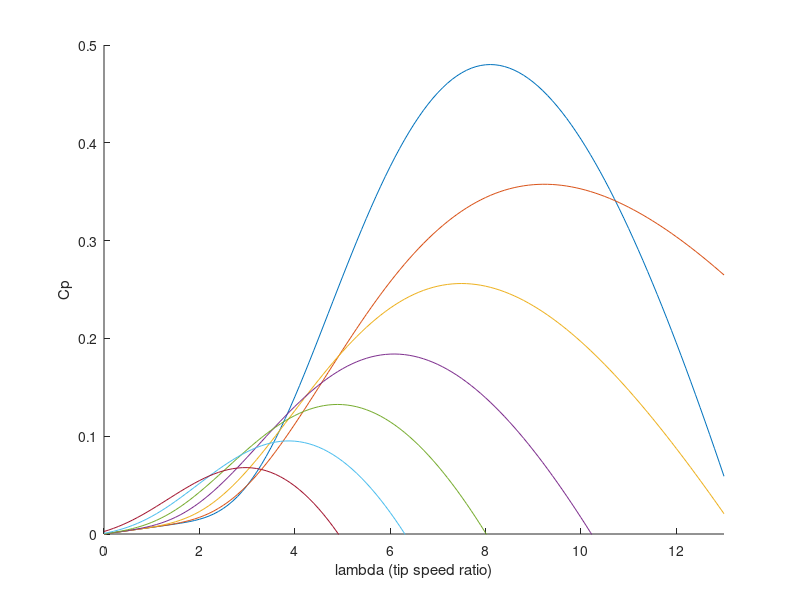

Write MATLAB code to recreate this figure.
%% Plot Cp

% Cp curve modeling
% lambdaai = 1/(1/(lambda+0.08*beta)) - 0.035/(beta^3+1))
% cp = c1*(c2/lambdaai-c3*beta-c4)*exp(-c5/lambdaai) + c6*lambda
wt.c = [...
    0.5176 ...
    116 ...
    0.4 ...
    5 ...
    21 ...
    0.0068];

% Uncomment below to plot Cp
figure
lambda = [0:0.1:13];
for beta = [0:5:30];
    lambdaai = 1./(1./(lambda+0.08*beta) - 0.035./(beta.^3+1));
    cp = wt.c(1)*(wt.c(2)./lambdaai - wt.c(3)*beta - wt.c(4)) .* exp(-wt.c(5)./lambdaai) + wt.c(6)*lambda;
    hold on
    plot(lambda,cp)
    hold off
end
axis([0 13 0 0.5])
xlabel('lambda (tip speed ratio)')
ylabel('Cp')